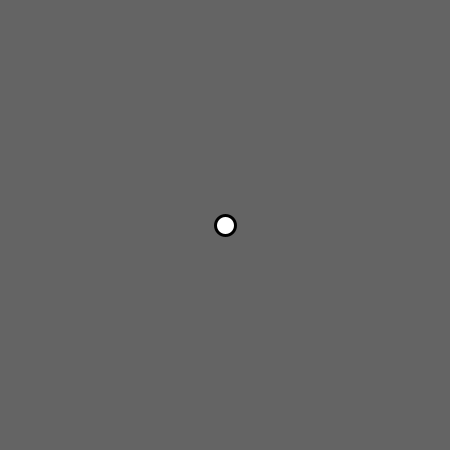
Frame 1 (no input)
Frame 60 (the mouse pressed at the canvas centre just before this capture): identical to frame 1, image omitted
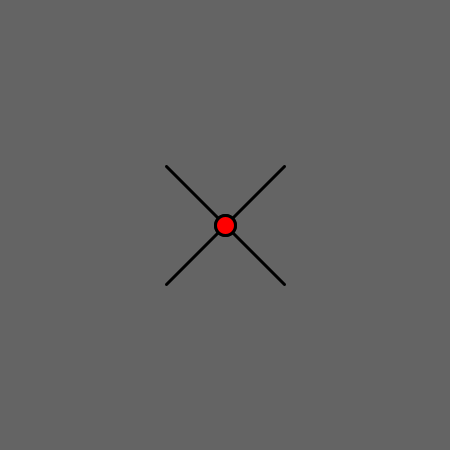
Frame 120 (the mouse held since frame 60 and released just before this capture)

The Processing sketch that drew these frames (run headless with seeded random() and noise(); from frame 60 on, the mouse is pressed at the canvas centre):

// Processing sketch: processing_40832
// ── processing_40832.pde

void setup ()
{
  size (450, 450);
  background (100);
  frameRate (15);
  smooth();
}

//define variables
float val = 0;
float val2 = 0;
float val3 = 0;
float centX;
float centY;
float centX2;
float centY2;
float centX3;
float centY3;
float centX4;
float centY4;
float centX5;
float centY5;
float centX6;
float centY6;
float centX7;
float centY7;
float angle;
color c;

void draw ()
{
  centX = width/2;
  centY= height/2;
  c = 255;
  angle = 0;

  background (100);
  strokeWeight(3);
  translate (0, 0);
  rotate (angle);
  
  //center circle plus radiating lines
  line ( centX, centY, centX +val, centY +val);
  line ( centX, centY, centX -val, centY +val);
  line ( centX, centY, centX +val, centY -val);
  line ( centX, centY, centX -val, centY -val);
  fill (c);
  ellipse (centX, centY, 20, 20);


  if (mousePressed == true && val < 75)

  {
    val += 1;
  }

  else if (mousePressed == false && val >0 && val2 < 1)
  {
    val -= 25;
  }

  if ( val >0)
  {
    //c = color(255,0,0);         
    // unable to get a simple change of colour of the fill so I redrew an ellipse over the existing ellipse
    fill (color(255, 0, 0));
    ellipse (centX, centY, 20, 20);
  }

  

  if (val == 75)
  {

    centX2 =centX +val;
    centY2 =centY +val;
    centX3 =centX -val;
    centY3 =centY -val;

    fill (color(255, 0, 0)); 

    //bottom right
    line ( centX2, centY2, centX2 +val2, centY2 +val2);
    line ( centX2, centY2, centX2 -val2, centY2 +val2);
    line ( centX2, centY2, centX2 +val2, centY2 -val2);
    ellipse (centX2, centY2, 20, 20); 

    //bottom left
    line ( centX3, centY2, centX3 +val2, centY2 +val2);
    line ( centX3, centY2, centX3 -val2, centY2 +val2);
    line ( centX3, centY2, centX3 -val2, centY2 -val2);
    ellipse (centX3, centY2, 20, 20); 

    //top right
    line ( centX2, centY3, centX2 +val2, centY3 +val2);
    line ( centX2, centY3, centX2 +val2, centY3 -val2);
    line ( centX2, centY3, centX2 -val2, centY3 -val2);
    ellipse (centX2, centY3, 20, 20); 

    //top left
    line ( centX3, centY3, centX3 -val2, centY3 +val2);
    line ( centX3, centY3, centX3 +val2, centY3 -val2);
    line ( centX3, centY3, centX3 -val2, centY3 -val2);
    ellipse (centX3, centY3, 20, 20);

    if (mousePressed == true && val2 < 75)

    {
      val2 += 1;
    }

    else if (mousePressed == false && val2 >0 && val3 < 1)
    {
      val2 -= 25;
    }
  }

  if (val2 == 75)
  {

    centX4 =centX2 +val2;
    centY4 =centY2 +val2;
    centX5 =centX2 -val2;
    centY5 =centY2 -val2;

    centX6 = centX3 +val2;
    centY6 = centY3 +val2;
    centX7 = centX3 -val2;
    centY7 = centY3 -val2;   

    fill (color(255, 0, 0));


    line ( centX4, centY4, centX4 +val3, centY4 +val3);
    line ( centX4, centY4, centX4 -val3, centY4 +val3);
    line ( centX4, centY4, centX4 +val3, centY4 -val3);
    ellipse (centX4, centY4, 20, 20); 

    line ( centX5, centY4, centX5 +val3, centY4 +val3);
    line ( centX5, centY4, centX5 -val3, centY4 +val3);
    ellipse (centX5, centY4, 20, 20); 

    line ( centX4, centY5, centX4 +val3, centY5 +val3);
    line ( centX4, centY5, centX4 +val3, centY5 -val3);
    ellipse (centX4, centY5, 20, 20); 


    line ( centX7, centY7, centX7 -val3, centY7 +val3);
    line ( centX7, centY7, centX7 +val3, centY7 -val3);
    line ( centX7, centY7, centX7 -val3, centY7 -val3);
    ellipse (centX7, centY7, 20, 20);


    line ( centX7, centY6, centX7 -val3, centY6 +val3);
    line ( centX7, centY6, centX7 -val3, centY6 -val3);
    ellipse (centX7, centY6, 20, 20);

    line ( centX6, centY7, centX6 -val3, centY7 -val3);
    line ( centX6, centY7, centX6 +val3, centY7 -val3);
    ellipse (centX6, centY7, 20, 20); 


    line ( centX4, centY7, centX4 +val3, centY7 +val3);
    line ( centX4, centY7, centX4 +val3, centY7 -val3);
    line ( centX4, centY7, centX4 -val3, centY7 -val3);
    ellipse (centX4, centY7, 20, 20); 
    
    line ( centX7, centY4, centX7 +val3, centY4 +val3);
    line ( centX7, centY4, centX7 -val3, centY4 +val3);
    line ( centX7, centY4, centX7 -val3, centY4 -val3);
    ellipse (centX7, centY4, 20, 20); 

    if (mousePressed == true && val3 < 75)

    {
      val3 += 1;
    }

    else if (mousePressed == false && val3 > 0)
    {
      val3 -= 25;
    }
    
    if (mousePressed == true && val3 == 75)

    {
      angle +=1 ;
    }
  }
}
